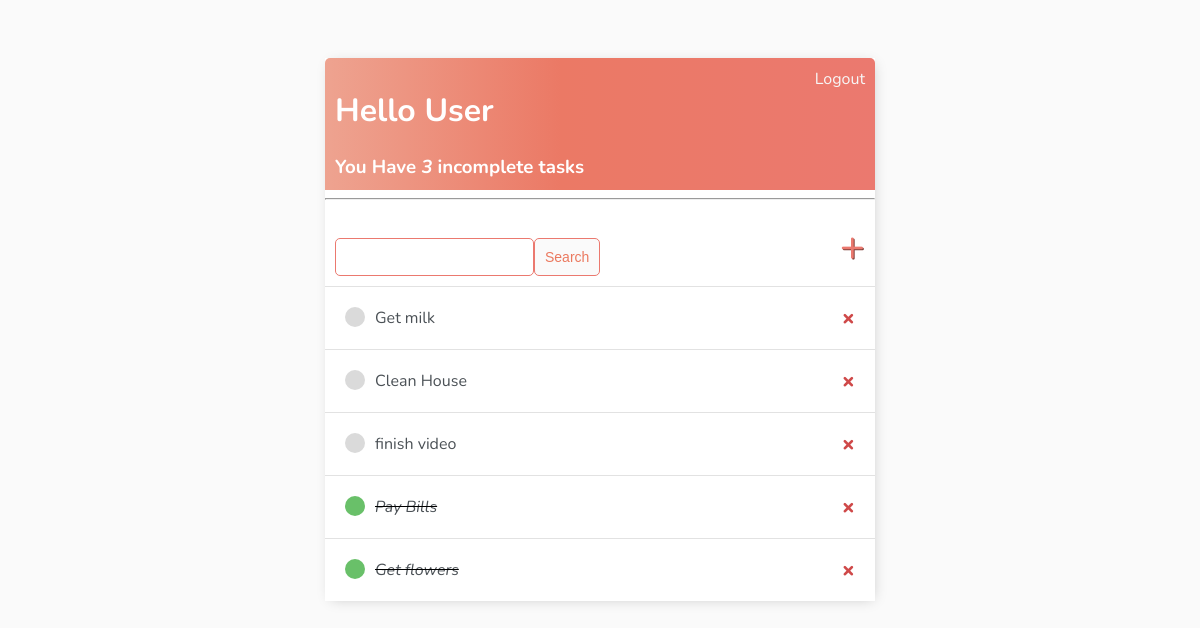
The app's page / (signed in), older data.
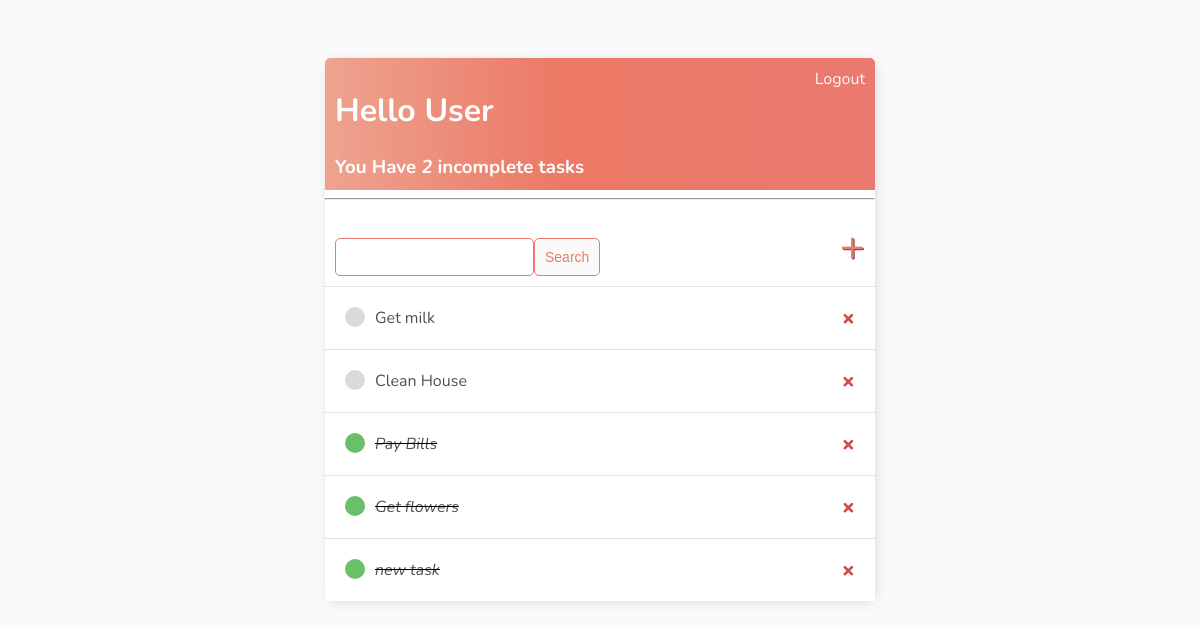
The same page, newer data.
### base/models.py (models this page shows)
class Task(models.Model):
    user = models.ForeignKey(User, on_delete=models.CASCADE, null=True, blank=True)
    title = models.CharField(max_length=200)
    description = models.TextField(null=True, blank=True)
    complete = models.BooleanField(default=False)
    created = models.DateTimeField(auto_now_add=True)
    def __str__(self):
        return self.title
    class Meta:
        ordering = ['complete']

### base/views.py (the view)
# urls.py: path('', TaskList.as_view(), name='tasks'),
class TaskList(LoginRequiredMixin, ListView):
    model = Task
    context_object_name = 'tasks'
    def get_context_data(self, *, object_list=None, **kwargs):
        context = super().get_context_data(**kwargs)
        context['tasks'] = context['tasks'].filter(user=self.request.user)
        context['count'] = context['tasks'].filter(complete=False).count()
        search_input = self.request.GET.get('search-area') or ''
        if search_input:
            context['tasks'] = context['tasks'].filter(title__startswith=search_input)
        context['search_input'] = search_input
        return context

### base/templates/base/task_list.html (shortened to what this page needs)
{% extends 'base/main.html' %}
{% block content %}
<!DOCTYPE html>
<html lang="en">
<div class="header-bar">
    <div>
        <h1>Hello {{ request.user|title }}</h1>
        <h3 style="margin:0">You Have <i>{{ count }}</i> incomplete task{{ count|pluralize:"s"}}</h3>
    </div>
    {% if request.user.is_authenticated %}
        <a href="{% url 'logout' %}">Logout</a>
    {% else %}
        <a href="{% url 'login' %}">Login</a>
    {% endif %}
</div>
<head>
    <hr>
</head>
<div id="search-add-wrapper">
    <form method="GET" style="margin-top: 20px; display: flex;">
        <input type="text" name="search-area" value="{{ search_input }}">
        <input class="button" type="submit" value="Search">
    </form>
    <a id="add-link" href="{% url 'task-create' %}">&#x2b;</a>
</div>
    {% for task in tasks %}
        <div class="task-wrapper">
            {% if task.complete %}
                <div class="task-title">
                    <div class="task-complete-icon"></div>
                    <i><s><a href="{% url 'task-update' task.id %}">{{ task }}</a></s></i>
                </div>
                <a class="delete-link" href="{% url 'task-delete' task.id %}">&#215;</a>
            {% else %}
                <div class="task-title">
                    <div class="task-incomplete-icon"></div>
                    <a href="{% url 'task-update' task.id %}">{{ task }}</a>
                </div>
                <a class="delete-link" href="{% url 'task-delete' task.id %}">&#215;</a>
            {% endif %}
        </div>
    {% empty %}
    <h3>No items in list</h3>
    {% endfor %}
<body>
</body>
</html>
{% endblock content %}

### base/templates/base/main.html (shortened to what this page needs)
<!DOCTYPE html>
<html lang="en">
<head>
</head>
<body>
    <div class="container">
        {% block content %}
        {% endblock %}
    </div>
</body>
</html>

### base/templates/base/main.html (style rules this page uses)
body { background-color: #FAFAFA; font-family: 'Nunito', sans-serif; padding-top: 50px; }
h1, h2, h3, h4, h5, h6, { font-family: 'Raleway', sans-serif; }
.container { max-width: 550px; margin: auto; background-color: #fff; -webkit-box-shadow: 2px 2px 13px -4px rgba(0,0,0,0.21); box-shadow: 2px 2px 13px -4px rgba(0,0,0,0.21); }
.header-bar { display: flex; justify-content: space-between; color: #fff; padding: 10px; border-radius: 5px 5px 0 0; background: linear-gradient(90deg, #EEA390 0%, #EB7965 43%, #EB796F 100%); }
.header-bar a { color: rgb(247, 247, 247); text-decoration: none; }
.task-wrapper { display: flex; align-items: center; justify-content: space-between; padding: 20px; background-color: #fff; border-top: 1px solid rgb(226,226,226); }
.task-title { display: flex; }
.task-title a { text-decoration: none; color: #4b5156; margin-left: 10px; }
.task-complete-icon { height: 20px; width: 20px; background-color: rgb(105,192,105); border-radius: 50%; }
.task-incomplete-icon { height: 20px; width: 20px; background-color: rgb(218,218,218); border-radius: 50%; }
.delete-link { text-decoration: none; font-weight: 900; color: #cf4949; font-size: 22px; line-height: 0; }
#search-add-wrapper { display: flex; justify-content: space-between; align-items: center; padding: 10px; }
#add-link { color: #EB796F; text-decoration: none; font-size: 42px; text-shadow: 1px 1px #81413b; }
input[type=text], input[type=password], textarea { border: 1px solid #EB796F; border-radius: 5px; padding: 10px; width: 90%; }
.button { border: 1px solid #EB796F; background-color: #FAFAFA; color: #EB795F; padding: 10px; font-size: 14px; border-radius: 5px; cursor: pointer; text-decoration: none; }

Row changes from the older to the newer data that the page shows:
removed Task: title "finish video"
added Task: title "new task"
Text that changed along with them:
{{ count }}: "3" → "2"
